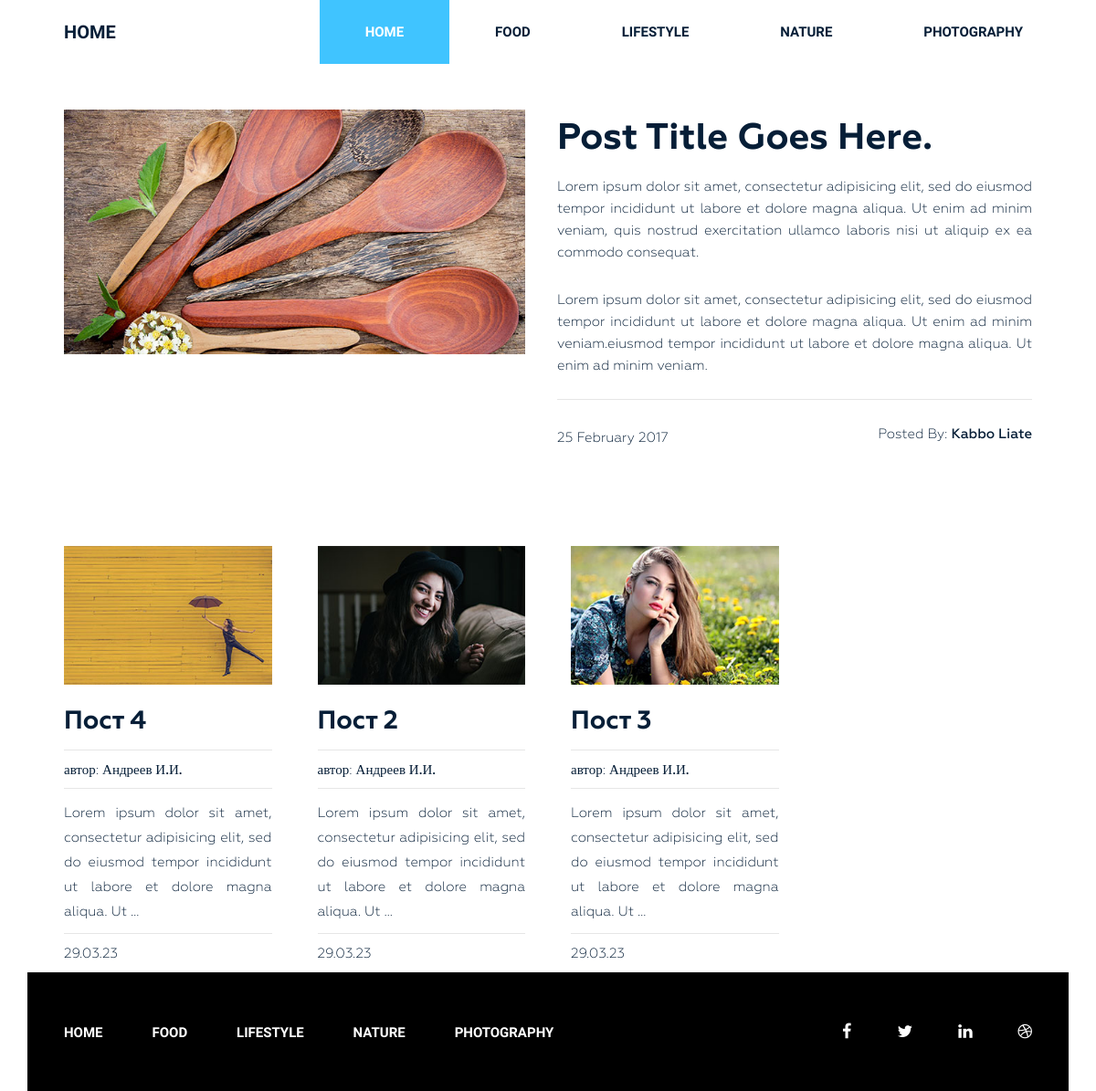
Page /tag/animals/ on the earlier database version.
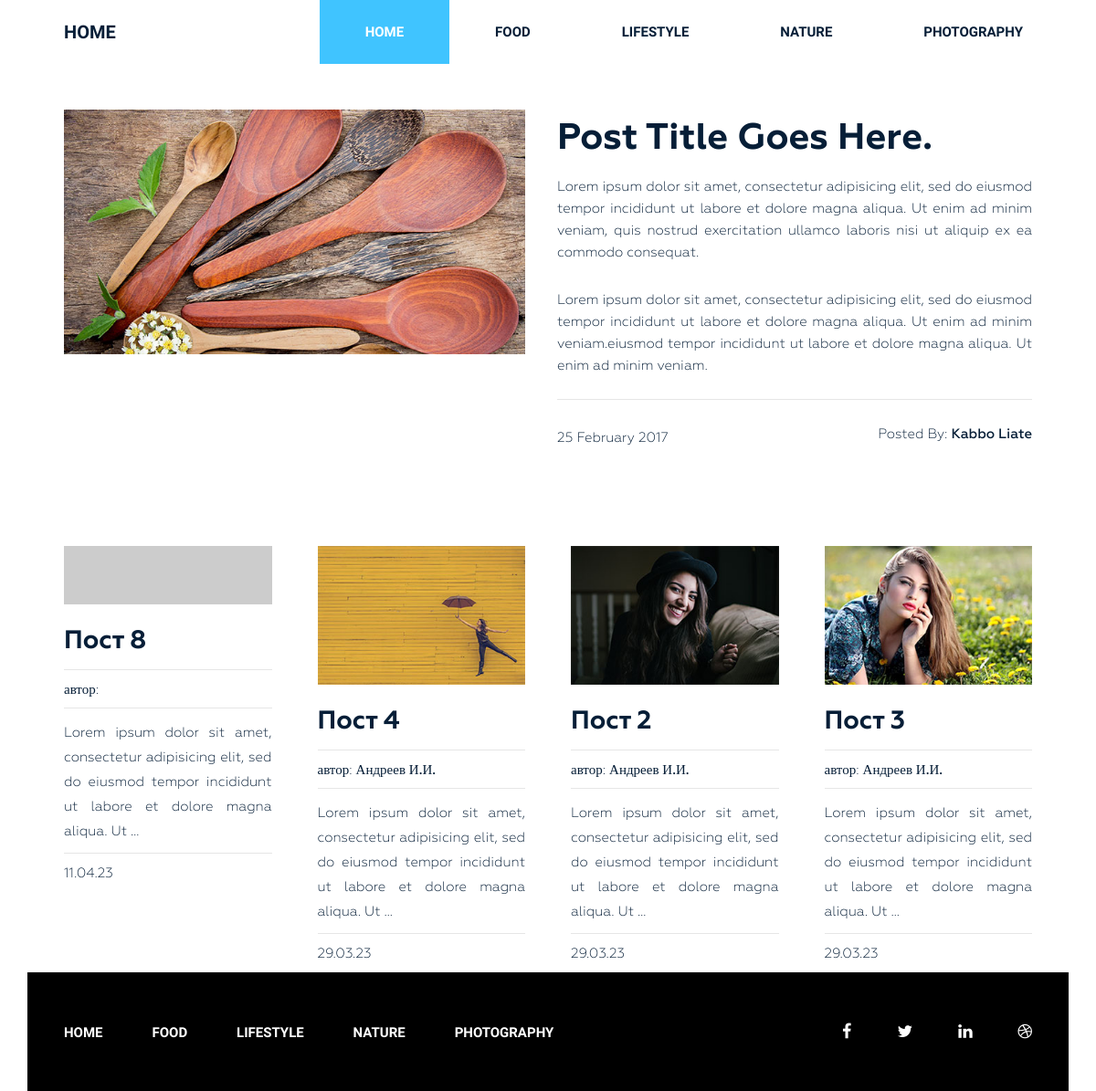
Same page on the later database version.
### blog/models.py (models this page shows, shortened)
class Category(models.Model):
    title = models.CharField(max_length=250)
    slug = models.SlugField(max_length=250, verbose_name='url', unique=True)
    def get_absolute_url(self):
        return reverse('category', kwargs={'slug':self.slug})
    class Meta:
        verbose_name = 'Категория'
        verbose_name_plural = 'Категории'
        ordering = ['title']

class Post(models.Model):
    title = models.CharField(max_length=250, verbose_name='Заголовок')
    slug = models.SlugField(max_length=250, verbose_name='url', unique=True)
    author = models.CharField(max_length=100, verbose_name='Автор')
    content = models.TextField(blank=True, verbose_name='Контент')
    created_at = models.DateTimeField(auto_now_add=True, verbose_name='Опубликовано')
    photo = models.ImageField(upload_to='photo/%Y/%m/%d/', blank=True, verbose_name='Фото')
    views = models.IntegerField(default=0, verbose_name='Просмотров')
    category = models.ForeignKey(Category, on_delete=models.PROTECT, related_name='posts', verbose_name='Категория')
    tags = models.ManyToManyField(Tag, blank=True, related_name='posts', verbose_name='Теги')
    def get_absolute_url(self):
        return reverse('post', kwargs={'slug':self.slug})
    class Meta:
        verbose_name = 'Статья'
        verbose_name_plural = 'Статьи'
        ordering = ['-created_at']

### blog/views.py (the view)
# urls.py: path('tag/<str:slug>/', PostsByTag.as_view(), name='tag'),
class PostsByTag(ListView):
    template_name = 'blog/tag.html'
    context_object_name = 'tags'
    paginate_by = 4
    allow_empty = False
    def get_queryset(self):
        return Post.objects.filter(tags__slug=self.kwargs['slug'])
    def get_context_data(self, *, object_list=None, **kwargs):
        context = super().get_context_data(**kwargs)
        context['title'] = Tag.objects.get(slug=self.kwargs['slug'])
        return context

### blog/models.py (called while the page is built)
    def __str__(self):
        return self.title

### blog/templatetags/menu.py (called while the page is built)
@register.inclusion_tag('blog/menu_tpl.html')
def show_menu(menu_class='menu'):
    categories = Category.objects.all()
    return {'categories': categories, 'menu_class': menu_class}

### blog/templates/blog/tag.html (shortened to what this page needs)
{% extends 'base.html' %}
{% load static %}
{% block content %}
<section class="blog-post-area">
    <div class="container">
        <div class="row">
            <div class="blog-post-area-style">
                <div class="col-md-12">
                    <div class="single-post-big">
                        <div class="big-image">
                            <img src="{% static 'img/post-image1.jpg' %}" alt="">
                        </div>
                        <div class="big-text">
                            <h3><a href="#">Post Title Goes Here.</a></h3>
                            <p>Lorem ipsum dolor sit amet, consectetur adipisicing elit, sed do eiusmod tempor
                                incididunt ut labore et dolore magna aliqua. Ut enim ad minim veniam, quis nostrud
                                exercitation ullamco laboris nisi ut aliquip ex ea commodo consequat.</p>
                            <p>Lorem ipsum dolor sit amet, consectetur adipisicing elit, sed do eiusmod tempor
                                incididunt ut labore et dolore magna aliqua. Ut enim ad minim veniam.eiusmod tempor
                                incididunt ut labore et dolore magna aliqua. Ut enim ad minim veniam.</p>
                            <h4><span class="date">25 February 2017</span><span class="author">Posted By: <span
                                    class="author-name">Kabbo Liate</span></span>
                            </h4>
                        </div>
                    </div>
                </div>
                {% for tag in tags %}
                <div class="col-md-3">
                    <div class="single-post">
                        <a href="{{ tag.get_absolute_url }}">
                            {% if tag.photo %}
                            <img src="{{ tag.photo.url }}" alt="{{ tag.title }}">
                            {% else %}
                            <img src="https://picsum.photos/id/1060/300/201?blur=2" alt="{{ tag.title }}">
                            {% endif %}
                        </a>
                        <h3><a href="{{ tag.get_absolute_url }}">{{ tag.title }}</a></h3>
                        <h4><span>автор: <span class="author-name">{{ tag.author }}</span></span>
                        </h4>
                        {{ tag.content|truncatewords_html:20|safe }}
                        <h4><span>{{ tag.created_at|date:"d.m.y" }}</span></h4>
                    </div>
                </div>
                {% endfor %}
            </div>
        </div>
    </div>
</section>
{% endblock %}

### blog/templates/blog/menu_tpl.html
<div class="{{ menu_class }}">
    <ul>
        <li class="active"><a href="{% url 'home' %}">Home</a></li>
        {% for item in categories %}
        <li><a href="{{ item.get_absolute_url }}">{{ item.title }}</a></li>
        {% endfor %}
    </ul>
</div>

Differences in the rows shown:
added Post: title "Пост 8", content "Lorem ipsum dolor sit amet, consectetur adipisicing elit, sed do eiusmod tempor incididunt ut labore et dolore magna aliqua. Ut …", created_at "11.04.23"
